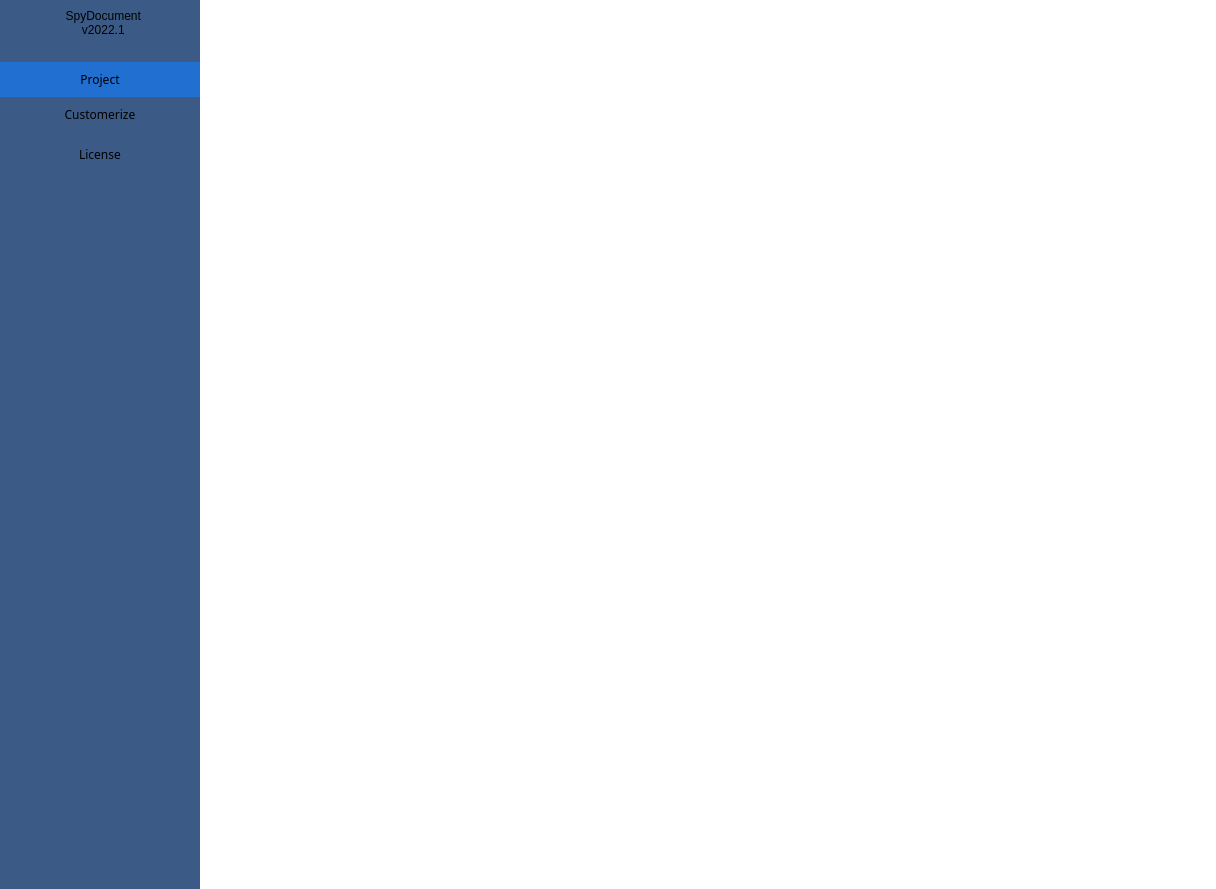
<?xml version="1.0" encoding="UTF-8"?>
<ui version="4.0">
 <class>MainWindow</class>
 <widget class="QMainWindow" name="MainWindow">
  <property name="geometry">
   <rect>
    <x>0</x>
    <y>0</y>
    <width>1216</width>
    <height>889</height>
   </rect>
  </property>
  <property name="windowTitle">
   <string>MainWindow</string>
  </property>
  <property name="styleSheet">
   <string notr="true">background-color: rgb(255, 255, 255);</string>
  </property>
  <widget class="QWidget" name="centralwidget">
   <layout class="QHBoxLayout" name="horizontalLayout">
    <property name="leftMargin">
     <number>0</number>
    </property>
    <property name="topMargin">
     <number>0</number>
    </property>
    <property name="rightMargin">
     <number>0</number>
    </property>
    <property name="bottomMargin">
     <number>0</number>
    </property>
    <item>
     <widget class="QWidget" name="widget_2" native="true">
      <property name="sizePolicy">
       <sizepolicy hsizetype="Fixed" vsizetype="Expanding">
        <horstretch>0</horstretch>
        <verstretch>0</verstretch>
       </sizepolicy>
      </property>
      <property name="minimumSize">
       <size>
        <width>200</width>
        <height>600</height>
       </size>
      </property>
      <property name="maximumSize">
       <size>
        <width>200</width>
        <height>16777215</height>
       </size>
      </property>
      <property name="styleSheet">
       <string notr="true">background-color: rgb(59, 91, 134);
border: none;</string>
      </property>
      <layout class="QVBoxLayout" name="verticalLayout">
       <property name="spacing">
        <number>0</number>
       </property>
       <property name="leftMargin">
        <number>0</number>
       </property>
       <property name="rightMargin">
        <number>0</number>
       </property>
       <item>
        <widget class="QPushButton" name="pushButton_4">
         <property name="focusPolicy">
          <enum>Qt::NoFocus</enum>
         </property>
         <property name="contextMenuPolicy">
          <enum>Qt::NoContextMenu</enum>
         </property>
         <property name="styleSheet">
          <string notr="true">border: none;
font: 75 8pt &quot;MS Shell Dlg 2&quot;;
    color: palette(window-text);
    background: transparent;
font: 8pt &quot;Cascadia Mono&quot;;</string>
         </property>
         <property name="text">
          <string>  SpyDocument
  v2022.1</string>
         </property>
         <property name="icon">
          <iconset>
           <normaloff>icon.ico</normaloff>icon.ico</iconset>
         </property>
         <property name="iconSize">
          <size>
           <width>50</width>
           <height>80</height>
          </size>
         </property>
         <property name="default">
          <bool>false</bool>
         </property>
         <property name="flat">
          <bool>true</bool>
         </property>
        </widget>
       </item>
       <item>
        <spacer name="verticalSpacer_6">
         <property name="orientation">
          <enum>Qt::Vertical</enum>
         </property>
         <property name="sizeType">
          <enum>QSizePolicy::Maximum</enum>
         </property>
         <property name="sizeHint" stdset="0">
          <size>
           <width>20</width>
           <height>25</height>
          </size>
         </property>
        </spacer>
       </item>
       <item>
        <widget class="QPushButton" name="pushButton_5">
         <property name="minimumSize">
          <size>
           <width>0</width>
           <height>35</height>
          </size>
         </property>
         <property name="font">
          <font>
           <family>Cascadia Mono</family>
           <pointsize>9</pointsize>
          </font>
         </property>
         <property name="layoutDirection">
          <enum>Qt::LeftToRight</enum>
         </property>
         <property name="styleSheet">
          <string notr="true">background-color: rgb(32, 111, 209);
border: none;</string>
         </property>
         <property name="text">
          <string>Project</string>
         </property>
         <property name="iconSize">
          <size>
           <width>0</width>
           <height>0</height>
          </size>
         </property>
         <property name="autoDefault">
          <bool>false</bool>
         </property>
         <property name="default">
          <bool>true</bool>
         </property>
         <property name="flat">
          <bool>false</bool>
         </property>
        </widget>
       </item>
       <item>
        <widget class="QPushButton" name="pushButton_2">
         <property name="minimumSize">
          <size>
           <width>0</width>
           <height>35</height>
          </size>
         </property>
         <property name="font">
          <font>
           <family>Cascadia Mono</family>
           <pointsize>9</pointsize>
          </font>
         </property>
         <property name="text">
          <string>Customerize</string>
         </property>
        </widget>
       </item>
       <item>
        <widget class="QPushButton" name="pushButton_6">
         <property name="minimumSize">
          <size>
           <width>0</width>
           <height>35</height>
          </size>
         </property>
         <property name="maximumSize">
          <size>
           <width>16777215</width>
           <height>25</height>
          </size>
         </property>
         <property name="font">
          <font>
           <family>Cascadia Mono</family>
           <pointsize>9</pointsize>
          </font>
         </property>
         <property name="text">
          <string>License</string>
         </property>
        </widget>
       </item>
       <item>
        <spacer name="verticalSpacer_5">
         <property name="orientation">
          <enum>Qt::Vertical</enum>
         </property>
         <property name="sizeHint" stdset="0">
          <size>
           <width>20</width>
           <height>40</height>
          </size>
         </property>
        </spacer>
       </item>
      </layout>
     </widget>
    </item>
    <item>
     <widget class="QWidget" name="SeccionViews" native="true">
      <property name="sizePolicy">
       <sizepolicy hsizetype="Expanding" vsizetype="Preferred">
        <horstretch>0</horstretch>
        <verstretch>0</verstretch>
       </sizepolicy>
      </property>
      <layout class="QGridLayout" name="gridLayout">
       <property name="leftMargin">
        <number>0</number>
       </property>
       <property name="topMargin">
        <number>0</number>
       </property>
       <property name="rightMargin">
        <number>0</number>
       </property>
       <property name="bottomMargin">
        <number>0</number>
       </property>
       <property name="spacing">
        <number>0</number>
       </property>
      </layout>
     </widget>
    </item>
   </layout>
  </widget>
  <widget class="QMenuBar" name="menubar">
   <property name="geometry">
    <rect>
     <x>0</x>
     <y>0</y>
     <width>1216</width>
     <height>26</height>
    </rect>
   </property>
  </widget>
 </widget>
 <resources/>
 <connections/>
</ui>
